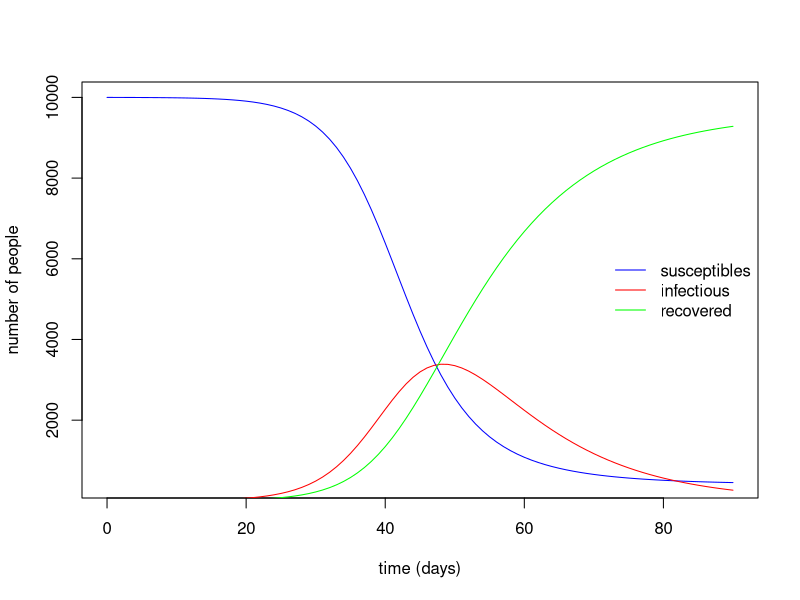

Recreate this plot in R.
## ---- chunk 1
knitr::opts_chunk$set(echo = TRUE)

# fuente
#https://rpubs.com/choisy/sir
## ---- chunk 2
library(deSolve)

sir_equations <- function(time, variables, parameters) {
  with(as.list(c(variables, parameters)), {
    dS <- -beta * I * S
    dI <-  beta * I * S - gamma * I
    dR <-  gamma * I
    return(list(c(dS, dI, dR)))
  })
}

parameters_values <- c(
 beta  = 0.00003, # infectious contact rate (/person/day)
gamma = 0.09    # recovery rate (/day)
  

)

initial_values <- c(
  S = 10000,  # number of susceptibles at time = 0
  I =   1,  # number of infectious at time = 0
  R =   0   # number of recovered (and immune) at time = 0
)

time_values <- seq(0, 90)

ls()

sir_equations

sir_equations

initial_values
time_values

sir_values_1 <- ode(
  y = initial_values,
  times = time_values,
  func = sir_equations,
  parms = parameters_values 
)

sir_values_1
sir_values_1 <- as.data.frame(sir_values_1)
sir_values_1

with(sir_values_1, {
# plotting the time series of susceptibles:
  plot(time, S, type = "l", col = "blue",
       xlab = "time (days)", ylab = "number of people")
# adding the time series of infectious:
  lines(time, I, col = "red")
# adding the time series of recovered:
  lines(time, R, col = "green")
})

# adding a legend:
legend("right", c("susceptibles", "infectious", "recovered"),
       col = c("blue", "red", "green"), lty = 1, bty = "n")
